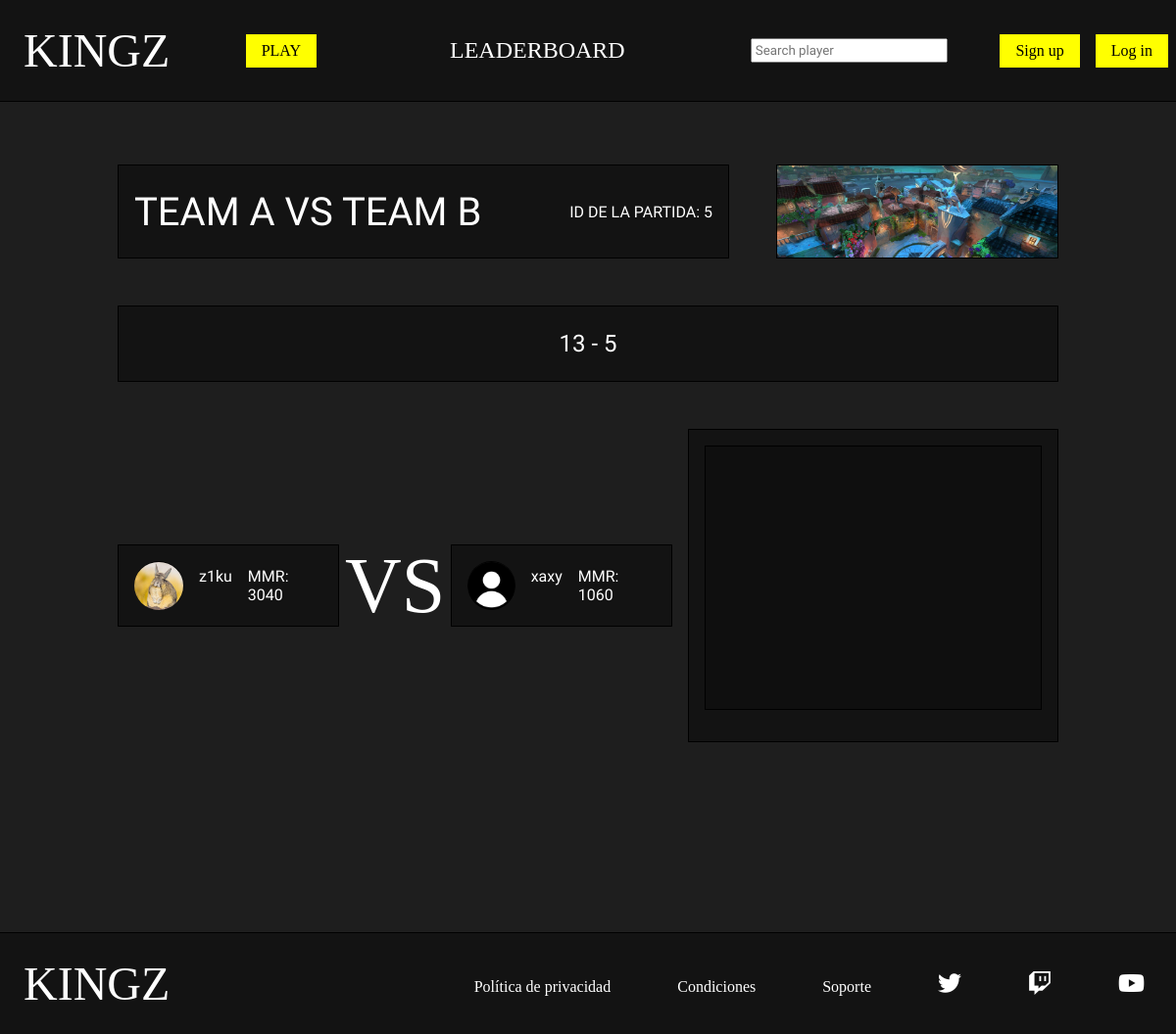
The page /php/match.php?id_partida=5 on the database its author committed.
### tables this page shows
CREATE TABLE `mapa` (
  `id` bigint(20) UNSIGNED NOT NULL,
  `nombre` varchar(50) NOT NULL,
  `foto` varchar(50) NOT NULL,
  `estado` tinyint(1) UNSIGNED NOT NULL
);

CREATE TABLE `partida` (
  `id` bigint(20) UNSIGNED NOT NULL,
  `resultado_a` int(2) UNSIGNED DEFAULT NULL,
  `resultado_b` int(2) UNSIGNED DEFAULT NULL,
  `fecha` date NOT NULL,
  `estado` tinyint(1) UNSIGNED NOT NULL,
  `id_mapa` bigint(20) UNSIGNED DEFAULT NULL
);

CREATE TABLE `participa` (
  `id_usuario` bigint(20) UNSIGNED NOT NULL,
  `id_partida` bigint(20) UNSIGNED NOT NULL,
  `equipo` char(1) NOT NULL
);

CREATE TABLE `usuario` (
  `id` bigint(20) UNSIGNED NOT NULL,
  `nick` varchar(20) NOT NULL,
  `pass` varchar(100) NOT NULL,
  `correo` varchar(50) DEFAULT NULL,
  `foto` varchar(50) DEFAULT NULL,
  `mmr` int(5) UNSIGNED DEFAULT NULL,
  `estado` tinyint(1) UNSIGNED DEFAULT NULL,
  `en_partida` tinyint(1) UNSIGNED DEFAULT NULL,
  `buscando` tinyint(1) UNSIGNED DEFAULT NULL
);

### php/match.php (the view, shortened to what this page needs)
<?php
    require_once "funciones.php";
?>
<!DOCTYPE html>
<html lang="en">
<head>
    <link rel="stylesheet" href="../css/estilos.css">
    <link rel="stylesheet" href="https://cdnjs.cloudflare.com/ajax/libs/font-awesome/6.2.0/css/all.min.css" />
</head>
<body>
    <?php
        if(isset($_SESSION['nick']) && isset($_SESSION['pass'])){
            $nick=$_SESSION['nick'];
            $pass=$_SESSION['pass'];
            $esAdmin=comprobarAdmin($nick,$pass);
            if($esAdmin){
                headerAdmin();
                $tipo_usu="admin";
            }else{
                headerPlayer();
                $tipo_usu="player";
            }
        }else{
            headerGuest();
            $tipo_usu="guest";
        }
    ?>
    <main>
        <section id="partido" class="seccion">
            <?php
                $id_partida=$_GET['id_partida'];
                $datos_partida=partido_por_id($id_partida);
                $jugadores=obtener_jugadores_partida($id_partida);
            ?>
            <div id="cabecera_partido">
                <div id="nombre_equipos">
                    <span>TEAM A VS TEAM B</span>
                    <?php
                        echo "<p>ID DE LA PARTIDA: $id_partida</p>";
                    ?>
                </div>
                <?php
                    if($datos_partida['id_mapa']!=null) {
                        $con = conectarServidor();
                        $buscar_foto=$con->query("SELECT foto from mapa where id=$datos_partida[id_mapa]");
                        $fila=$buscar_foto->fetch_array(MYSQLI_ASSOC);
                        echo '<img src="../img/mapa/'.$fila['foto'].'" alt="" id="foto_mapa">';
                    }
                ?>
            </div>
            <?php
                if($datos_partida['estado']==1){
                    if($datos_partida['resultado_a']!=null && $datos_partida['resultado_b']!=null){
                        echo '<div id="contenedorResultado">
                            <p>'.$datos_partida['resultado_a'].' - '.$datos_partida['resultado_b'].'</p>
                        </div>';
                    }
                }
            ?>
            <div id="cuerpo_partido">
                <div id="equipos">
                    <div class="equipo">
                        <?php
                            for($i=0;$i<count($jugadores);$i++){
                                if($jugadores[$i]["equipo"]=='A'){
                                    if($jugadores[$i]["foto"]!=null){
                                        $foto_jugador=$jugadores[$i]['foto'];
                                    }else{
                                        $foto_jugador="jugador.png";
                                    }
                                    echo '<div class="partido_player">
                                    <img src="../img/jugador/'.$foto_jugador.'" alt="">
                                    <div>
                                        <span class="player_nombre"><a href="ver_perfil.php?id_player='.$jugadores[$i]['id'].'">'.$jugadores[$i]['nick'].'</a></span>
                                        <span>MMR: '.$jugadores[$i]["mmr"].'</span>
                                    </div>
                                    </div>';
                                }
                            }
                        ?>
                    </div>
                    <div>
                        <span id="versus">VS</span>
                    </div>
                    <div class="equipo">
                        <?php
                            for($i=0;$i<count($jugadores);$i++){
                                if($jugadores[$i]["equipo"]=='B'){
                                    if($jugadores[$i]["foto"]!=null){
                                        $foto_jugador=$jugadores[$i]['foto'];
                                    }else{
                                        $foto_jugador="jugador.png";
                                    }
                                    echo '<div class="partido_player">
                                    <img src="../img/jugador/'.$foto_jugador.'" alt="">
                                    <div>
                                        <span class="player_nombre"><a href="ver_perfil.php?id_player='.$jugadores[$i]['id'].'">'.$jugadores[$i]['nick'].'</a></span>
                                        <span>MMR: '.$jugadores[$i]["mmr"].'</span>
                                    </div>
                                    </div>';
                                }
                            }
                        ?>
                    </div>
                </div>
                <div id="chat_partido">
                    <div id="caja_mensajes">
                    </div>
                </div>
            </div>
        </section>
    </main>
</body>
</html>

### css/estilos.css (style rules this page uses)
* { box-sizing: border-box; }
body { margin: 0%; background-color: #1e1e1e; font-family: 'Play', sans-serif; color: white; }
img { max-width: 100%; }
.seccion { width: 80%; margin: 4rem auto; min-height: 90vh; display: flex; flex-direction: column; }
#partido { display: flex; flex-direction: column; align-items: center; color: white; }
#cabecera_partido { display: flex; height: 6rem; width: 100%; margin-bottom: 3rem; }
#nombre_equipos { width: 70%; display: flex; align-items: center; justify-content: space-between; background-color: #131313; border: 1px solid black; margin-right: 3rem; }
#nombre_equipos>span { font-size: 2.5rem; margin: 1rem; }
#nombre_equipos>p { margin: 1rem; }
#cabecera_partido img { width: 30%; object-fit: cover; border: 1px solid black; }
#contenedorResultado { width: 100%; display: flex; align-items: center; justify-content: center; background-color: #131313; border: 1px solid black; margin-bottom: 3rem; }
#contenedorResultado p { font-size: 1.5rem; }
#cuerpo_partido { display: flex; width: 100%; margin-bottom: 3rem; }
#equipos { display: flex; align-items: center; justify-content: space-between; width: 60%; }
.equipo { display: flex; align-items: center; width: 40%; }
.partido_player { background-color: #131313; border: 1px solid black; padding: 1rem; margin: 1rem 0rem; display: flex; align-items: center; width: 100%; }
.partido_player a { text-decoration: none; color: white; }
.partido_player img { width: 50px; height: 50px; object-fit: cover; border-top: 1px solid black; margin-right: 1rem; border-radius: 100%; }
.partido_player>div { width: 100%; display: flex; justify-content: space-between; }
.player_nombre { margin-right: 1rem; }
#versus { font-family: "Jeju"; font-size: 5rem; }
#chat_partido { display: flex; flex-direction: column; width: 40%; height: 40vh; background-color: #131313; border: 1px solid black; padding: 1rem; margin-left: 1rem; }
#caja_mensajes { background-color: #0f0f0f; border: 1px solid black; padding: 1rem; margin-bottom: 1rem; height: 100%; overflow-y: scroll; }

### rows shown on the page
mapa: foto (picture)
partida: resultado_a "13", resultado_b "5"
participa: id_usuario.foto (picture), id_usuario.nick "z1ku", id_usuario.mmr "3040"
participa: id_usuario.nick "xaxy", id_usuario.mmr "1060"

### other values the page prints
$id_partida "5"
